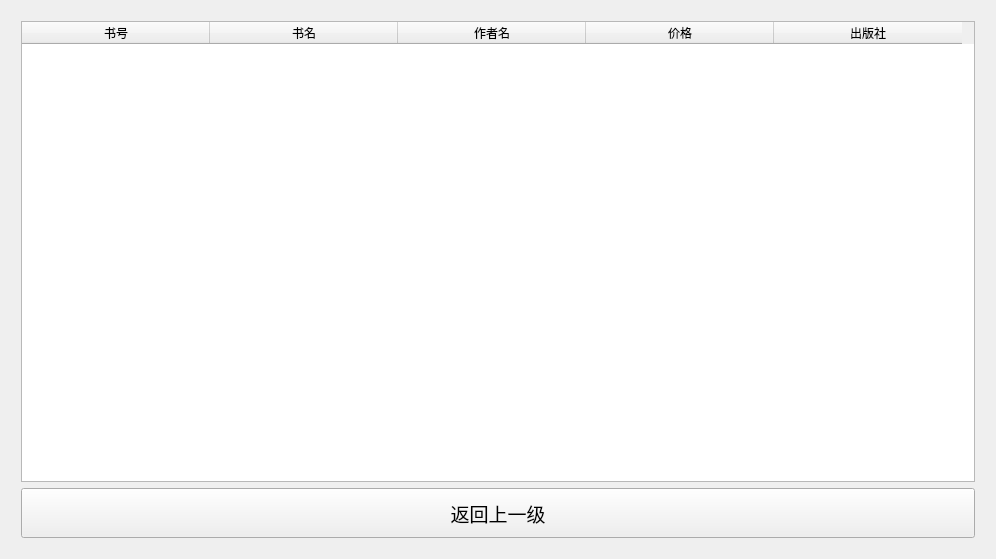
<?xml version="1.0" encoding="UTF-8"?>
<ui version="4.0">
 <class>browseBookWindow</class>
 <widget class="QWidget" name="browseBookWindow">
  <property name="geometry">
   <rect>
    <x>0</x>
    <y>0</y>
    <width>996</width>
    <height>559</height>
   </rect>
  </property>
  <property name="windowTitle">
   <string>图书管理系统 - 浏览图书列表</string>
  </property>
  <property name="windowIcon">
   <iconset resource="../../../resource.qrc">
    <normaloff>:/lib/lib/icon.png</normaloff>
    <selectedoff>D:/pictures/avator.png</selectedoff>:/lib/lib/icon.png</iconset>
  </property>
  <layout class="QGridLayout" name="gridLayout">
   <item row="0" column="0">
    <layout class="QVBoxLayout" name="verticalLayout">
     <property name="leftMargin">
      <number>10</number>
     </property>
     <property name="topMargin">
      <number>10</number>
     </property>
     <property name="rightMargin">
      <number>10</number>
     </property>
     <property name="bottomMargin">
      <number>10</number>
     </property>
     <item>
      <widget class="QTableWidget" name="bookTable">
       <attribute name="horizontalHeaderCascadingSectionResizes">
        <bool>true</bool>
       </attribute>
       <attribute name="horizontalHeaderMinimumSectionSize">
        <number>25</number>
       </attribute>
       <attribute name="horizontalHeaderDefaultSectionSize">
        <number>188</number>
       </attribute>
       <column>
        <property name="text">
         <string>书号</string>
        </property>
       </column>
       <column>
        <property name="text">
         <string>书名</string>
        </property>
       </column>
       <column>
        <property name="text">
         <string>作者名</string>
        </property>
       </column>
       <column>
        <property name="text">
         <string>价格</string>
        </property>
       </column>
       <column>
        <property name="text">
         <string>出版社</string>
        </property>
       </column>
      </widget>
     </item>
     <item>
      <widget class="QPushButton" name="backButton">
       <property name="sizePolicy">
        <sizepolicy hsizetype="Minimum" vsizetype="Fixed">
         <horstretch>0</horstretch>
         <verstretch>0</verstretch>
        </sizepolicy>
       </property>
       <property name="minimumSize">
        <size>
         <width>0</width>
         <height>50</height>
        </size>
       </property>
       <property name="font">
        <font>
         <pointsize>14</pointsize>
        </font>
       </property>
       <property name="text">
        <string>返回上一级</string>
       </property>
      </widget>
     </item>
    </layout>
   </item>
  </layout>
 </widget>
 <resources>
  <include location="../../../resource.qrc"/>
 </resources>
 <connections/>
</ui>
